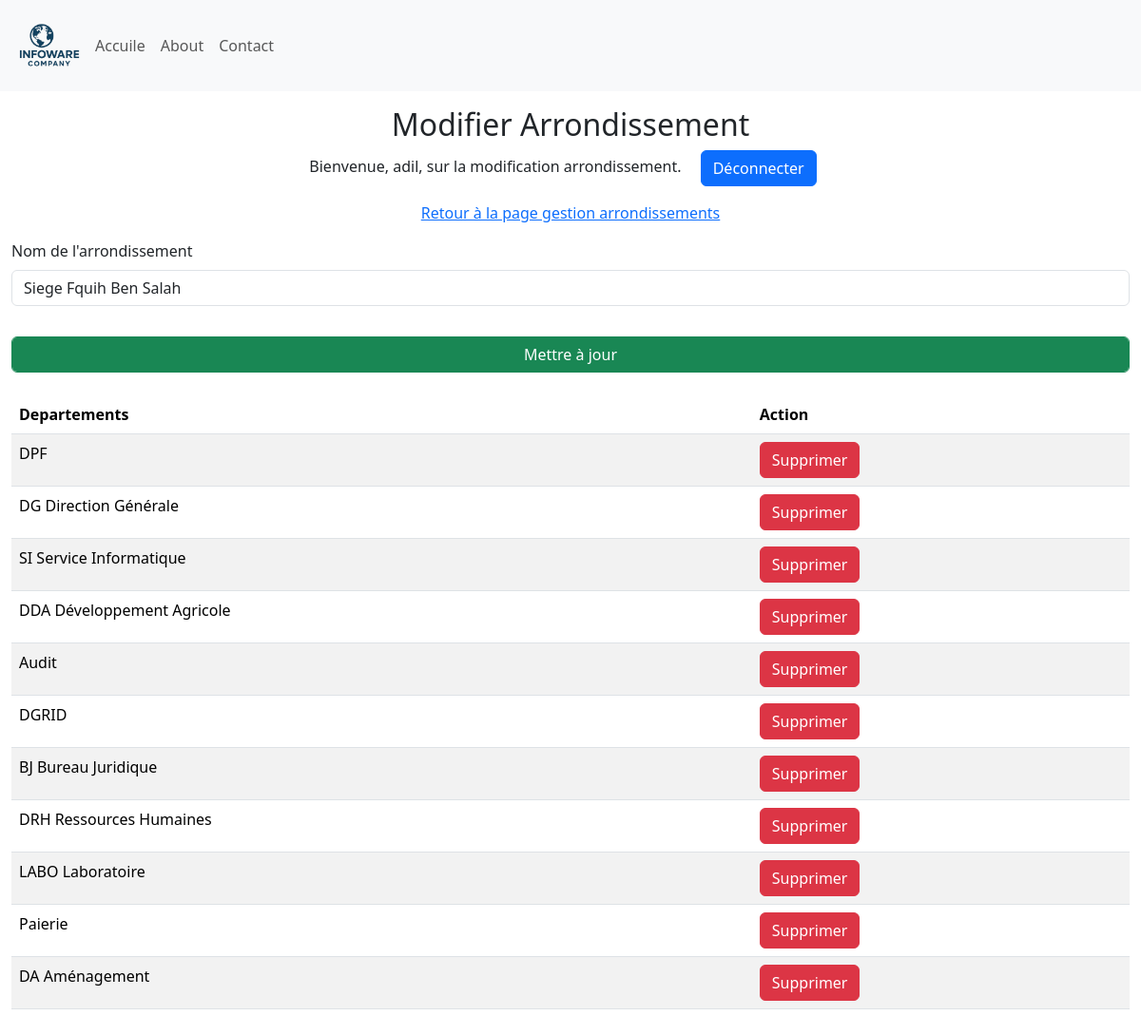
/update_arrondissement/1 (signed in), run on an earlier commit of the app's database.
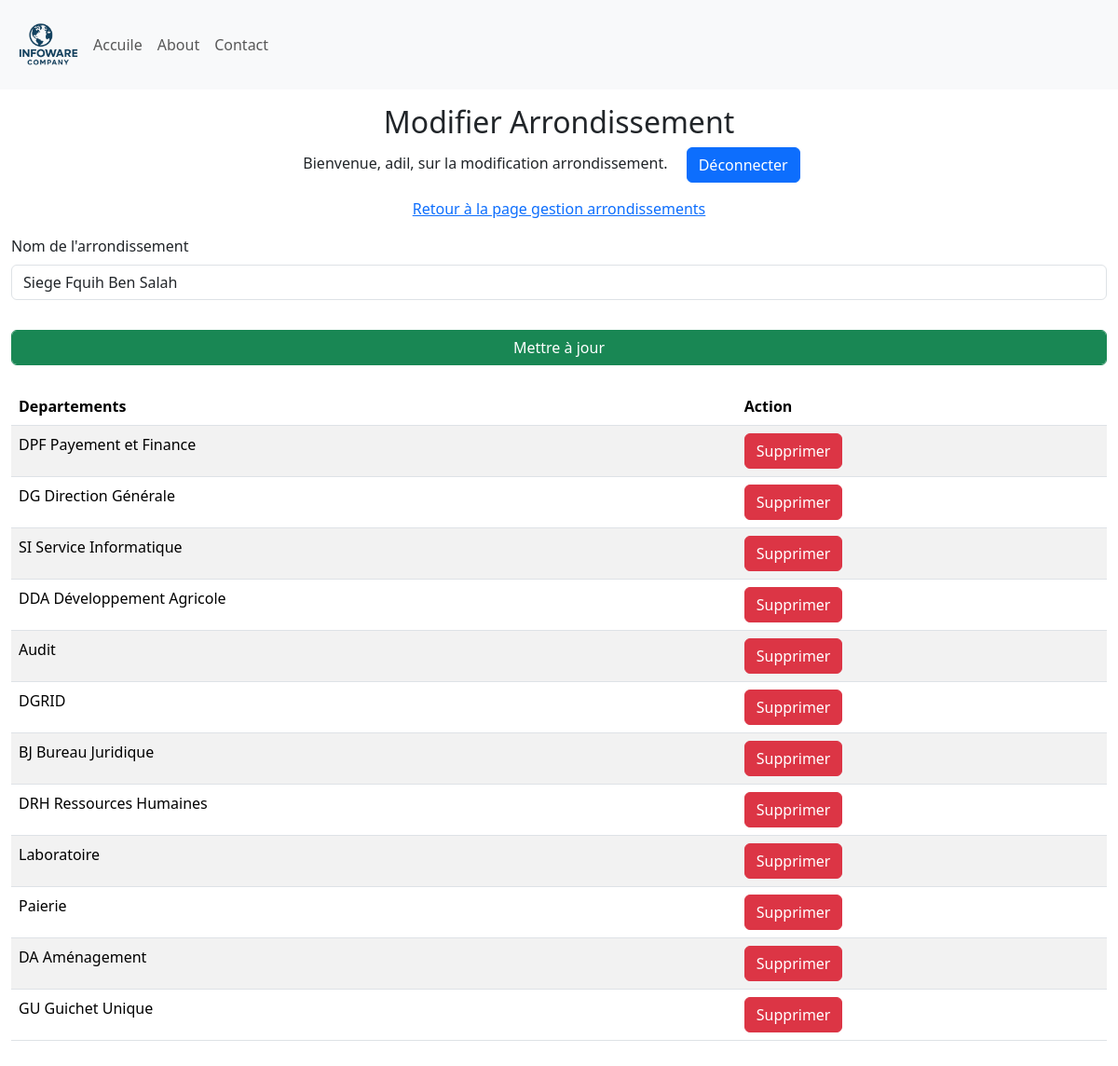
And on a later commit of the database.
### Site/models.py (models this page shows, shortened)
class Arondissement(db.Model):
    id = db.Column(db.Integer, primary_key=True)
    arondissement = db.Column(db.String(25), unique=True, nullable=False)
    departement = db.relationship('Departement', backref='Departement', lazy=True)

class Departement(db.Model):
    id = db.Column(db.Integer, primary_key=True)
    departement = db.Column(db.String(25), unique=True, nullable=False)
    arondissement = db.Column(db.Integer, db.ForeignKey('arondissement.id'), nullable=False)

### Site/dashbord/arrondissement.py (the view)
@arrondissement.route('/update_arrondissement/<int:arrondissement_id>', methods=['GET', 'POST'])
def update_arrondissement(arrondissement_id):
    if 'user' not in session:
        return redirect(url_for('admin.admin'))
    arrondissement = Arondissement.query.get_or_404(arrondissement_id)
    if request.method == 'POST':
        new_name = request.form.get('arrondissementName')
        if new_name:
            arrondissement.arondissement = new_name
            db.session.commit()
            return redirect(url_for('arrondissement.manage_Arrondissements'))
    return render_template('update_arondissement.html', name=session['user'], arrondissement=arrondissement, departements=arrondissement.departement)

### Site/templates/update_arondissement.html (shortened to what this page needs)
{% extends 'base.html' %}
{% block body %}
<div class="container-fluid">
    <div class="row">
        <div class="col-12  my-3">
            <div class="text-center">
                <h2>Modifier Arrondissement</h2>
                <p>Bienvenue, {{ name }}, sur la modification arrondissement. <a class="mx-3 btn btn-primary" href="{{ url_for('admin.logout') }}"">Déconnecter</a></p>
                <p><a href="{{ url_for('arrondissement.manage_Arrondissements') }}">Retour à la page gestion arrondissements</a> </p>
            </div>
           <form method="POST">
                <div class="mb-3">
                    <label for="arrondissementName" class="form-label">Nom de l'arrondissement</label>
                    <input type="text" class="form-control" id="arrondissementName" name="arrondissementName" value="{{ arrondissement.arondissement }}" required>
                </div>
                <div class="mb-3">
                    <input type="submit" class="form-control btn btn-success mt-3" value="Mettre à jour">
                </div>
            </form>
                {% if departements %}
                <table class="table table-striped mt-4 ">
                    <thead>
                        <tr>
                          <th scope="col">Departements</th>
                          <th scope="col">Action</th>
                        </tr>
                      </thead>
                      <tbody>
                        {% for departement in departements %}
                        <tr>
                          <td>{{ departement.departement }}</td>
                          <td>
                             <a href ="{{ url_for('departement.delete_departement', departement_id=departement.id) }}" onclick="return confirm('Êtes-vous sûr de vouloir supprimer cet arrondissement ?');"  class="btn btn-danger">Supprimer</a>
                          </td>
                        </tr>
                        {% endfor %}
                </table>
                {% else %}
                <p class="mt-4 text-danger h4">Aucun departement associé à cet arrondissement.</p>
                {% endif %}
        </div>
    </div>
</div>
{% endblock %}

### Site/templates/base.html (shortened to what this page needs)
<!DOCTYPE html>
<html lang="fr">
<head>
    <link href="https://cdn.jsdelivr.net/npm/bootstrap@5.3.8/dist/css/bootstrap.min.css" rel="stylesheet">
    <link rel="stylesheet" href={{url_for('static', filename='style.css')}}>
</head>
<body>
    <nav class="navbar navbar-expand-lg bg-light" >
        <div class="container-fluid" >
          <img width="80px" src="{{url_for('static', filename='logo.png')}}" alt="logo">
          <div class="collapse navbar-collapse" id="navbarNav">
            <ul class="navbar-nav">
              <li class="nav-item">
                <a class="nav-link"  href="{{ url_for('main.home') }}">Accuile</a>
              </li>
              <li class="nav-item">
                <a class="nav-link" href={{ url_for('about.about_page') }}>About</a>
              </li>
              <li class="nav-item">
                <a class="nav-link" href="#">Contact</a>
              </li>
            </ul>
          </div>
        </div>
      </nav>
      {% block body %}{% endblock %}
</body>
</html>

### Site/static/style.css (style rules this page uses)
* { margin: 0; padding: 0; box-sizing: border-box; }
:root { --primary-color: #0056b3; --secondary-color: #f8f9fa; --text-color: #333; --highlight-color: #007bff; }
body { font-family: 'Segoe UI', Tahoma, Geneva, Verdana, sans-serif; }

What changed in the data, as far as the page shows it:
changed Departement: departement "DPF" → "DPF Payement et Finance"
changed Departement: departement "LABO Laboratoire" → "Laboratoire"
added Departement: departement "GU Guichet Unique"
